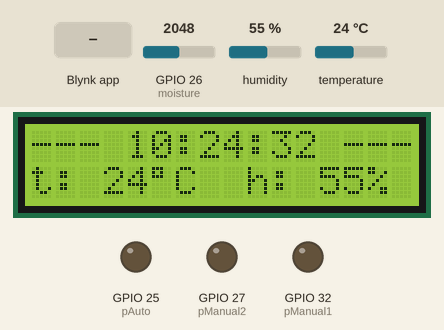
A sketch run on a simulated ESP32. Shown: 16×2 character LCD, output pins drawn as LEDs (lit = HIGH). The inputs (shaded band) are chosen by the test bench; at power-on: humidity 55 %, GPIO 26 (moisture) = 2048, temperature 24 °C. WiFi joins after 1.5 s; servers stay silent unless stated; the local clock reads 2024-03-15 10:24:30 at power-on unless the sketch sets it; what the sketch prints to the serial monitor is not drawn.

Above: at 3.0 s.
3.1 s: Blynk app writes 0 to V3
At 4.8 s:
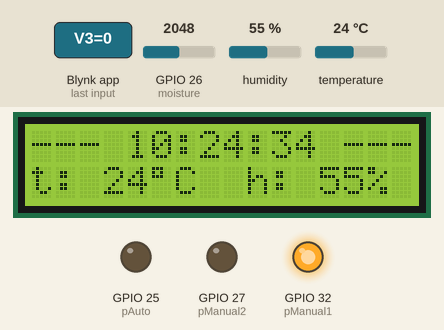
6.6 s: Blynk app writes 0 to V5
At 8.0 s:
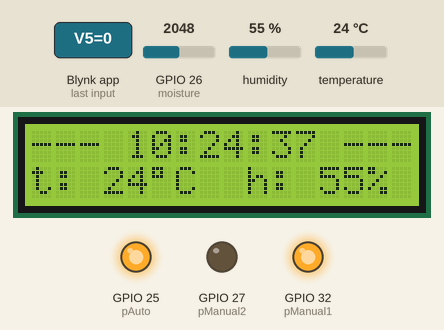
10.9 s: Blynk app writes 1 to V3
At 12.0 s:
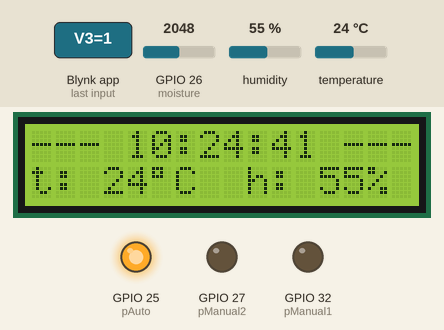
15.2 s: Blynk app writes 0 to V4
At 16.7 s:
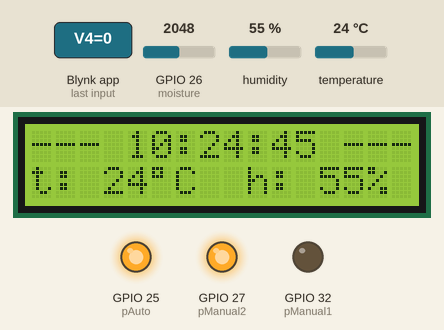
19.5 s: humidity set to 22 %
At 21.1 s:
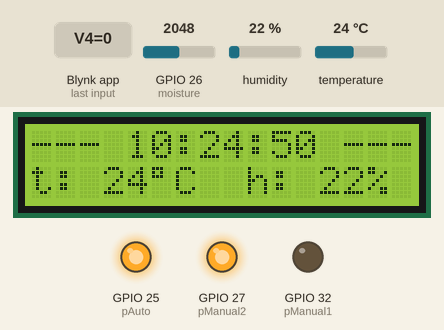
21.7 s: Blynk app writes 1 to V5
At 22.8 s:
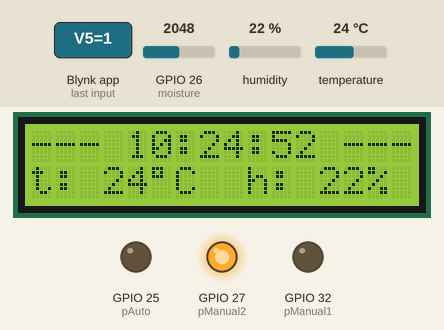
Timing chart, 0 to 24.7 s (numbered marks = the images above; inputs shaded):
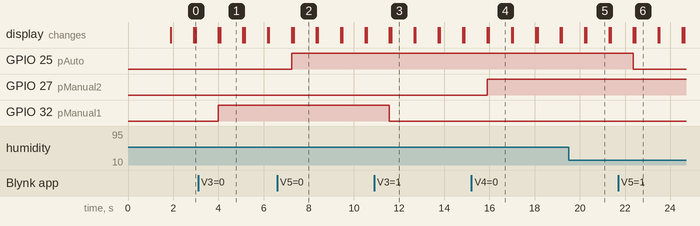

The sketch:

Asgard_0.1.ino
```cpp
#include "library.h"
#include <BlynkSimpleEsp32.h>

LiquidCrystal_I2C lcd(0x27, 16, 2);
DHT dht(DHTPIN, DHTTYPE);

#define BLYNK_TEMPLATE_ID "TMPL6Q8GUk2xe"
#define BLYNK_TEMPLATE_NAME "Asgard"
#define BLYNK_AUTH_TOKEN "UKZukFePCRHhxyYHWsFg4z9CEbYVtC5Q"
#define BLYNK_PRINT Serial
char auth[] = BLYNK_AUTH_TOKEN;
BlynkTimer timer;

void setup() {
  Serial.begin(9600);
  Blynk.begin(auth, "admin1", "12345678", "blynk.cloud", 80);
  dht.begin();
  ntpBegin();

  lcd.init();
  lcd.backlight();

  //pinMode
  pinMode(moisture, INPUT);
  pinMode(pAuto, OUTPUT);
  pinMode(pManual1, OUTPUT);
  pinMode(pManual2, OUTPUT);

  //interval Blynk
  timer.setInterval(1000L, sensorDHT11);
  timer.setInterval(1000L, sensorMoisture);
}

void loop() {
  Blynk.run();
  timer.run();
  NTP_Server();
  lcdVisual();
}
```

define.h
```cpp
//pin
#define DHTPIN 4
#define moisture 26
#define pAuto 25
#define pManual1 32
#define pManual2 27

//config
#define DHTTYPE DHT11

//Blynk Firmware Config
#define BLYNK_TEMPLATE_ID "TMPL6Q8GUk2xe"
#define BLYNK_TEMPLATE_NAME "Asgard"
#define BLYNK_AUTH_TOKEN "UKZukFePCRHhxyYHWsFg4z9CEbYVtC5Q"
#define BLYNK_PRINT Serial

///Wifi ESP32 & NTP Config
const char* ssid                  = "admin1";
const char* password              = "12345678";

const char* ntpServer             = "pool.ntp.org";
const long  gmtOffset_sec         = 6 * 3600;
const int   daylightOffset_sec    = 3600;

int temperatur;
int kelembapan;
```

function.ino
```cpp
void NTP_Server() {
  struct tm timeinfo;

  if (!getLocalTime(&timeinfo)) {
    Serial.println("Failed to obtain time");
    return;
  }
  Serial.println(&timeinfo, "%A, %B %d %Y %H:%M:%S");
  lcd.setCursor(0, 0);
  lcd.print(&timeinfo, "--- %H:%M:%S ---");

  //Control auto pompa active HIGH
  if ((timeinfo.tm_hour == 7) && (timeinfo.tm_min == 0) && (timeinfo.tm_sec == 0)) {
    Serial.println("Pompa Menyala Otomatis");
    digitalWrite(pAuto, LOW);

  } else if ((timeinfo.tm_hour == 7) && (timeinfo.tm_min == 0) && (timeinfo.tm_sec == 10)) {
    Serial.println("Pompa Mati Otomatis");
    digitalWrite(pAuto, HIGH);

  } else if ((timeinfo.tm_hour == 16) && (timeinfo.tm_min == 0) && (timeinfo.tm_sec == 0)) {
    Serial.println("Pompa Menyala Otomatis");
    digitalWrite(pAuto, LOW);

  } else if ((timeinfo.tm_hour == 16) && (timeinfo.tm_min == 0) && (timeinfo.tm_sec == 10)) {
    Serial.println("Pompa Mati Otomatis");
    digitalWrite(pAuto, HIGH);
  }
  Serial.println();
}

void ntpBegin() {
  Serial.printf("Connecting to %s ", ssid);
  // WiFi.begin(ssid, password);
  // while (WiFi.status() != WL_CONNECTED) {
  //   delay(500);
  //   Serial.print(".");
  // }
  // Serial.println(" CONNECTED");

  //init and get the time
  configTime(gmtOffset_sec, daylightOffset_sec, ntpServer);
  NTP_Server();

  //disconnect WiFi as it's no longer needed
  // WiFi.disconnect(true);
  // WiFi.mode(WIFI_OFF);
}

void sensorDHT11() {
  int hum = dht.readHumidity();
  int temp = dht.readTemperature();

  if (isnan(hum) || isnan(temp)) {
    Serial.println("Gagal Membaca DHT sensor!");
    return;
  }
  Serial.println("Humidity: " + (String)hum + " %");
  Serial.println("Temperature: " + (String)temp + " " + (char)223 + "C");

  Blynk.virtualWrite(V0, hum);
  Blynk.virtualWrite(V1, temp);

  temperatur = temp;
  kelembapan = hum;

}

void sensorMoisture() {
  int moistureValue = analogRead(moisture);
  Serial.print("Moisture value: ");
  Serial.println(moistureValue);

  Blynk.virtualWrite(V2, moistureValue);
}

BLYNK_WRITE(V3) {
  int btn = param.asInt();
  Serial.print("BUTTON POMPA 1:");
  Serial.println(btn);
  if (btn == 1) digitalWrite(pManual1, LOW);
  if (btn == 0) digitalWrite(pManual1, HIGH);
}

BLYNK_WRITE(V4) {
  int btn = param.asInt();
  Serial.print("BUTTON POMPA 2:");
  Serial.println(btn);
  if (btn == 1) digitalWrite(pManual2, LOW);
  if (btn == 0) digitalWrite(pManual2, HIGH);
}

BLYNK_WRITE(V5) {
  int btn = param.asInt();
  Serial.print("BUTTON AUTO :");
  Serial.println(btn);
  if (btn == 1) digitalWrite(pAuto, LOW);
  if (btn == 0) digitalWrite(pAuto, HIGH);
}

void lcdVisual(){
  lcd.setCursor(0, 1);
  lcd.print("t: " + (String)temperatur +(char)223 + "C");

  lcd.setCursor(9, 1);
  lcd.print("h: " + (String)kelembapan + "%");
  delay(1000);

  lcd.setCursor(3, 1);
  lcd.print("      ");

  lcd.setCursor(11, 1);
  lcd.print("      ");
}
```

library.h
```cpp
#include "define.h"
#include "time.h"
#include "DHT.h"

//WIFI Blynk
#include <WiFi.h>

//LCD
#include <LiquidCrystal_I2C.h>
```

Measured:
- after the input at 3.1 s, GPIO 32 (pManual1): LOW → HIGH after 0.90 s
- after the input at 6.6 s, GPIO 25 (pAuto): LOW → HIGH after 0.65 s
- after the input at 10.9 s, GPIO 32 (pManual1): HIGH → LOW after 0.67 s
- after the input at 15.2 s, GPIO 27 (pManual2): LOW → HIGH after 0.69 s
- after the input at 21.7 s, GPIO 25 (pAuto): HIGH → LOW after 0.67 s
- what the display in image 1 shows lasts 1.0 s, from 4.1 s to 5.1 s
